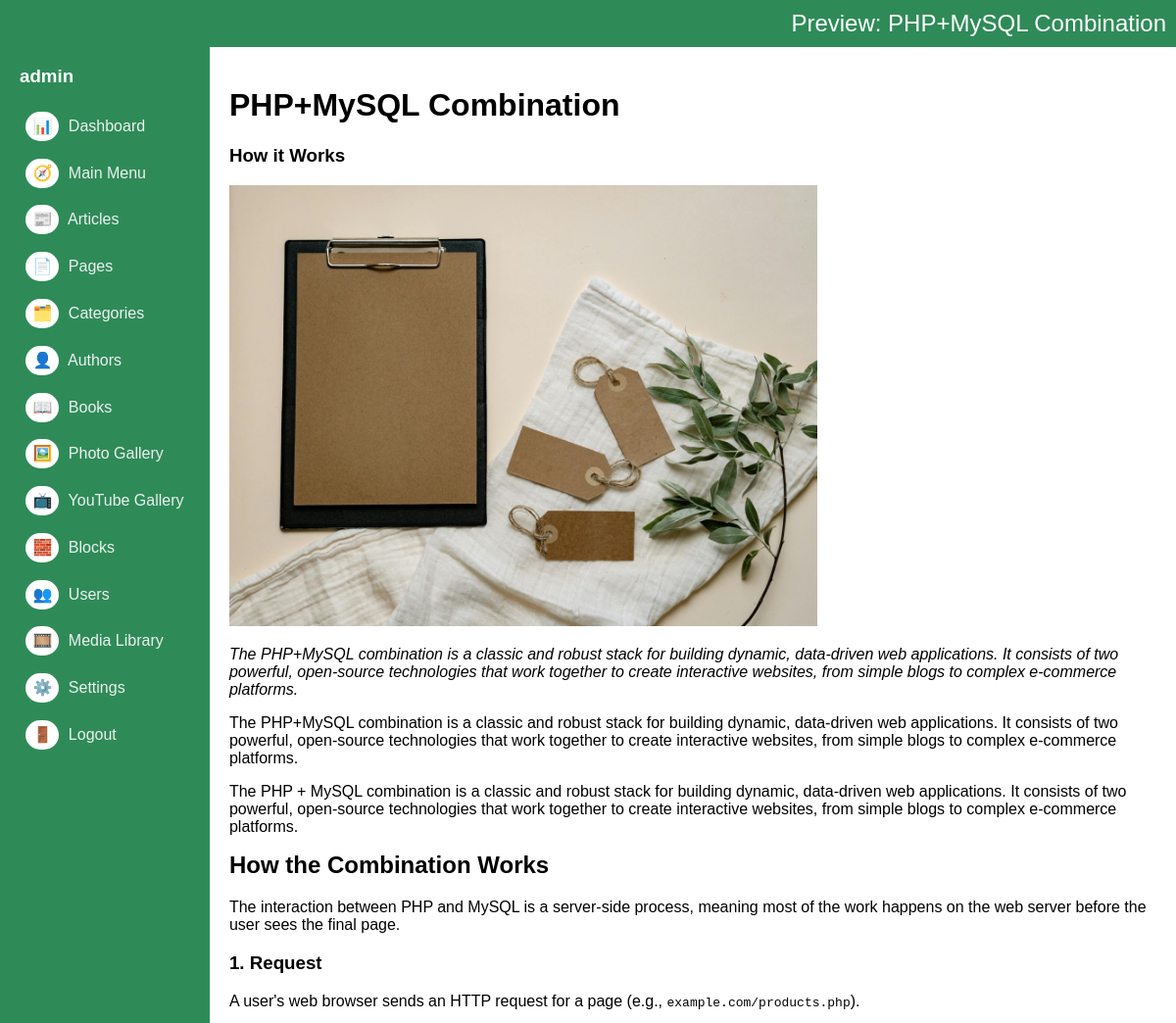
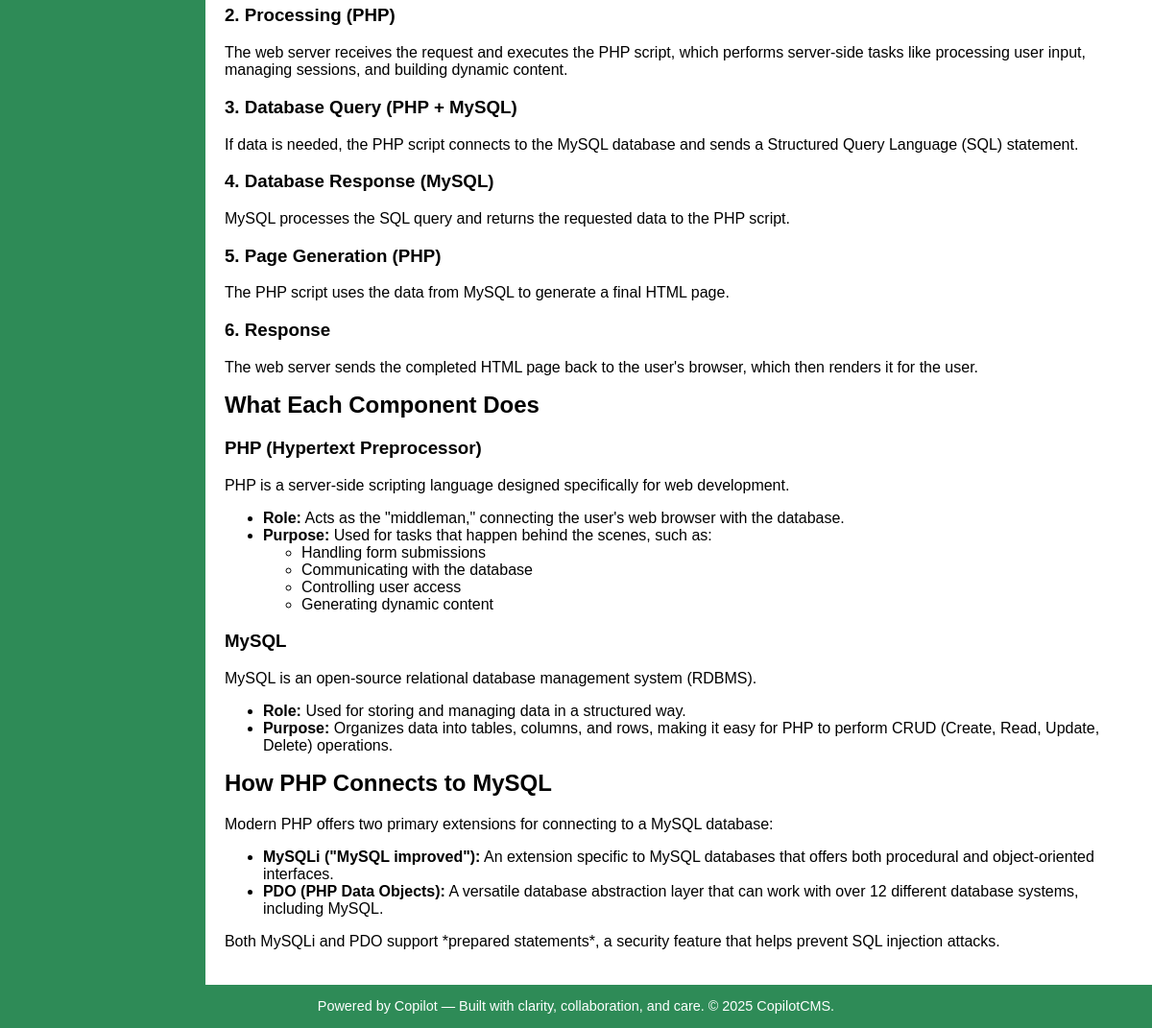
Before: /admin/articles/preview.php?id=38 (signed in) with the older database file (2 pictures, top to bottom).
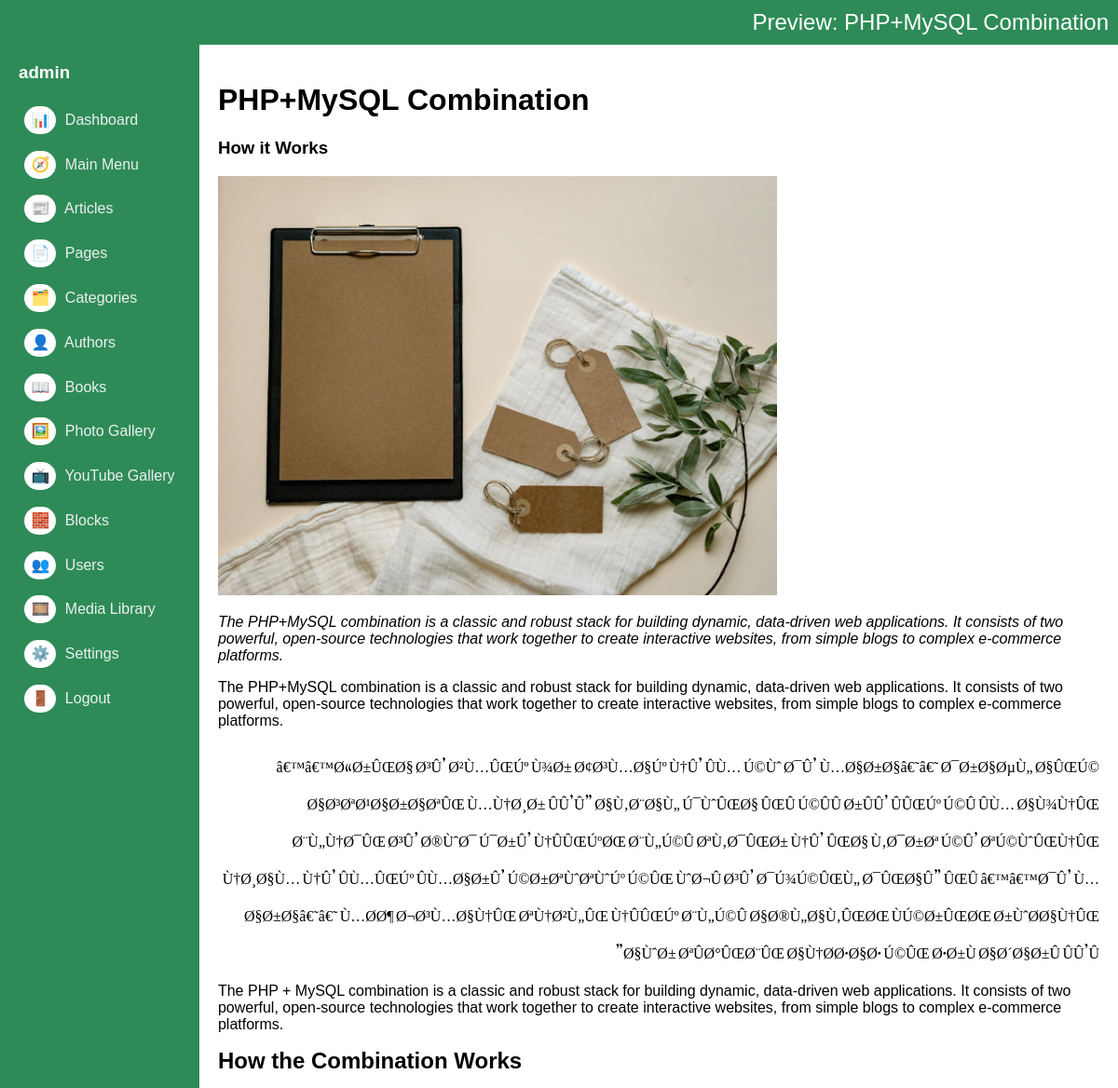
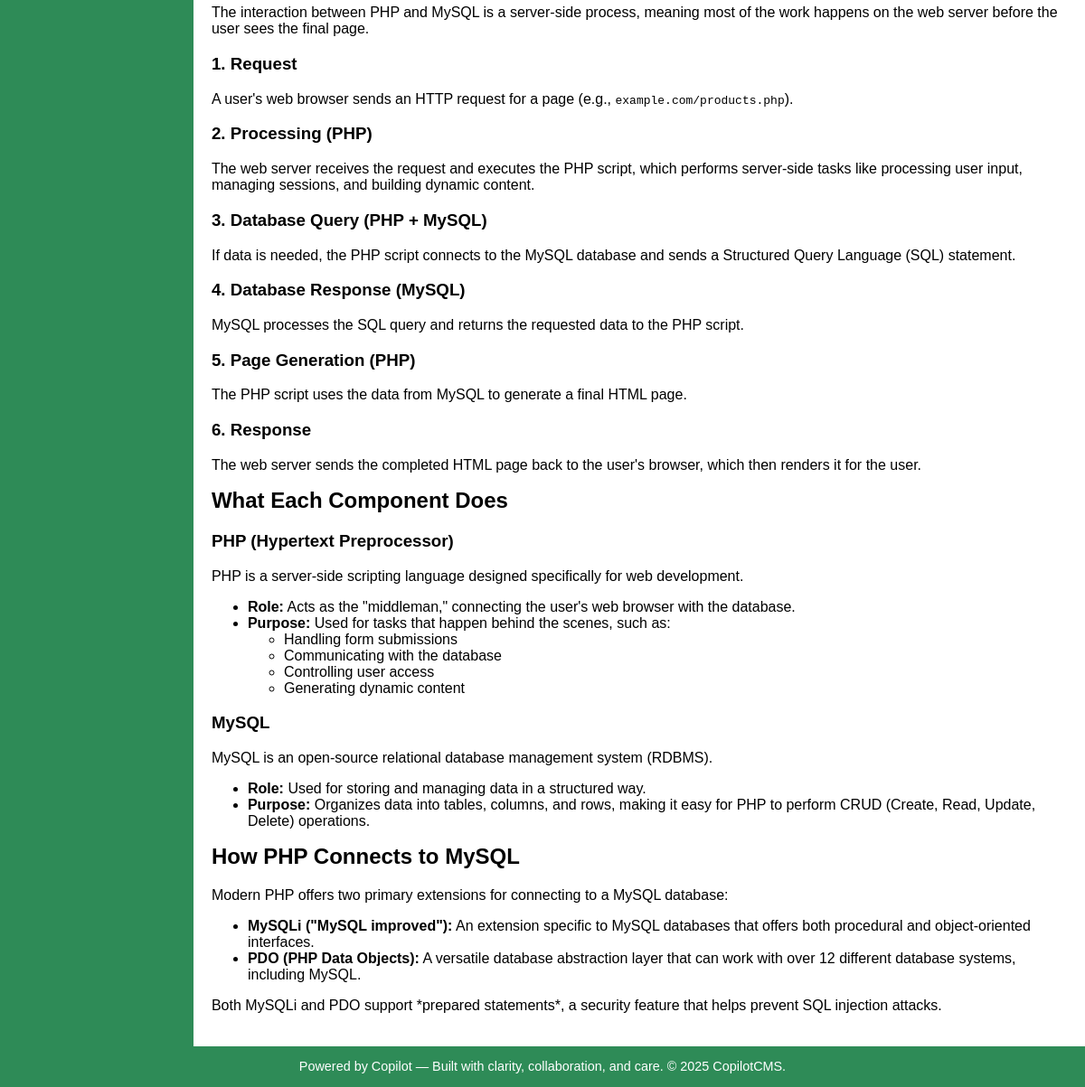
After: the same page with the newer database file (2 pictures, top to bottom).
### tables this page shows
CREATE TABLE IF NOT EXISTS `articles` (
  `key_articles` int(10) UNSIGNED NOT NULL AUTO_INCREMENT,
  `key_media_banner` int(10) UNSIGNED DEFAULT '0',
  `document_number` varchar(50) NOT NULL DEFAULT '',
  `title` varchar(300) NOT NULL DEFAULT '',
  `title_sub` varchar(300) NOT NULL DEFAULT '',
  `article_snippet` varchar(1000) NOT NULL DEFAULT '',
  `article_content` mediumtext NOT NULL,
  `content_type` varchar(30) NOT NULL DEFAULT '',
  `book_indent_level` tinyint(4) NOT NULL DEFAULT '0',
  `url` varchar(200) NOT NULL DEFAULT '',
  `banner_image_url` varchar(2000) DEFAULT '',
  `sort` smallint(6) NOT NULL DEFAULT '0',
  `entry_date_time` timestamp NOT NULL DEFAULT CURRENT_TIMESTAMP,
  `update_date_time` timestamp NOT NULL DEFAULT CURRENT_TIMESTAMP,
  `created_by` int(10) UNSIGNED DEFAULT NULL,
  `updated_by` int(10) UNSIGNED DEFAULT NULL,
  `status` enum('draft','on','off') DEFAULT 'draft',
  PRIMARY KEY (`key_articles`),
  KEY `fk_articles_media` (`key_media_banner`),
  KEY `entry_date_time` (`entry_date_time`),
  KEY `update_date_time` (`update_date_time`),
  KEY `document_number` (`document_number`)
);

CREATE TABLE IF NOT EXISTS `media_library` (
  `key_media` int(10) UNSIGNED NOT NULL AUTO_INCREMENT,
  `file_url` varchar(2000) NOT NULL,
  `file_url_thumbnail` varchar(2000) DEFAULT '',
  `file_type` varchar(20) NOT NULL DEFAULT 'images',
  `alt_text` varchar(500) DEFAULT NULL,
  `tags` varchar(500) DEFAULT NULL,
  `uploaded_by` int(10) UNSIGNED DEFAULT NULL,
  `entry_date_time` timestamp NULL DEFAULT CURRENT_TIMESTAMP,
  PRIMARY KEY (`key_media`),
  KEY `uploaded_by` (`uploaded_by`)
);

### admin/articles/preview.php (the view, shortened to what this page needs)
<?php
include '../db.php';
include '../layout.php';
$id = intval($_GET['id']);
$result = $conn->query("
			SELECT articles.*, media_library.file_url AS banner_url
			FROM articles
			LEFT JOIN media_library ON articles.key_media_banner = media_library.key_media
			WHERE key_articles = $id");
$article = $result->fetch_assoc();
startLayout("Preview: " . htmlspecialchars($article['title']));
?>
<h1><?= htmlspecialchars($article['title']) ?></h1>
<h3><?= htmlspecialchars($article['title_sub']) ?></h3>
<img src="<?= htmlspecialchars($article['banner_url'] ?? $article['banner_image_url']) ?>" width="600"><br>
<p><em><?= htmlspecialchars($article['article_snippet']) ?></em></p>
<div><?= $article['article_content'] ?></div>
<?php endLayout(); ?>

### admin/layout.php (shortened to what this page needs)
<?php
function startLayout($title = "Admin Panel") {
	$username = $_SESSION["username"];
	echo ('
	<!DOCTYPE html>
	<html>
	<div id="code-message"><span id="code-message-x" onclick="closeMessage();">X</span></div>
	<head>
		<title>' . $title . '</title>
		<link rel="stylesheet" href="../assets/css/style.css">
		<script src="../assets/js/scripts.js"></script>
	</head>
	<body>
	<header>' .
	$title
	. '</header>
	<div class="container">
		<div class="sidebar">
			<h3>' . $username. '</h3>
		<a href="../index.php"><span>📊</span> Dashboard</a>
		<a href="../main_menu/list.php"><span>🧭</span> Main Menu</a>
		<a href="../articles/list.php"><span>📰</span> Articles</a>
		<a href="../pages/list.php"><span>📄</span> Pages</a>
		<a href="../categories/list.php"><span>🗂️</span> Categories</a>
		<a href="../authors/list.php"><span>👤</span> Authors</a>
		<a href="../books/list.php"><span>📖</span> Books</a>
		<a href="../photo_gallery/list.php"><span>🖼️</span> Photo Gallery</a>
		<a href="../youtube_gallery/list.php"><span>📺</span> YouTube Gallery</a>
		<a href="../blocks/list.php"><span>🧱</span> Blocks</a>
		<a href="../users/list.php"><span>👥</span> Users</a>
		<a href="../media_library/list.php"><span>🎞️</span> Media Library</a>
		<a href="../settings/list.php"><span>⚙️</span> Settings</a>
		<a href="../users/logout.php"><span>🚪</span> Logout</a>
		</div>
		<div id="info-modal" class="modal">
			<h3 id="info-modal-title">Info</h3>
			<div id="info-modal-content" style="max-height:400px; overflow-y:auto;"></div>
			<p><button type="button" onclick="closeInfoModal()">Close</button></p>
		</div>
		<div class="main">
	');
}
function endLayout() {
	echo ('
		</div>
		</div>
		<footer>
			Powered by Copilot &mdash; Built with clarity, collaboration, and care. &copy; ' . date('Y') . ' CopilotCMS.
		</footer>
		</body>
		</html>
	');
}
?>

### admin/assets/css/style.css (style rules this page uses)
body { margin:0; font-family:Arial, sans-serif; }
a { color:seagreen; text-decoration:none; }
h2 { margin-top:0; }
header { color:#FFF; background:seagreen; padding:10px; text-align:right; font-size:1.5em; }
.container { display:flex; background:#fff; min-height:100vh; }
.sidebar { background:seagreen; color:#fff; padding:0 20px; }
.sidebar a { display:block; margin-bottom:5px; color:#ecf0f1; padding:0.4em; border-radius:4px; }
.sidebar a span { padding:5px; width:24px; text-align:center; height:20px; margin-right:5px; border-radius:55px; background-color:#FFF; display:inline-block; }
.main { flex:1; padding:20px; border-radius:20px; }
footer { background:seagreen; color:#FFF; text-align:center; padding:1em; font-size:0.9em; }

Changed rows visible on the page:
changed articles "PHP+MySQL Combination": article_content "…to complex e-commerce platforms. The PHP + MySQL…" → "…to complex e-commerce platforms. â€™â€™Ø«Ø±ÛŒØ§ Ø³Û’ Ø²Ù…ÛŒÚº Ù¾Ø± Ø¢Ø³Ù…Ø§Úº Ù†Û’ ÛÙ… Ú©Ùˆ Ø¯Û’ Ù…Ø§Ø±Ø§â€˜â€˜ Ø¯Ø±Ø§ØµÙ„ Ø§ÛŒÚ© Ø§Ø³ØªØ¹Ø§Ø±Ø§ØªÛŒ Ù…Ù†Ø¸Ø± ÛÛ’Û” Ø§Ù‚Ø¨Ø§Ù„ Ú¯ÙˆÛŒØ§ ÛŒÛ Ú©ÛÛ Ø±ÛÛ’ ÛÛŒÚº Ú©Û ÛÙ… Ø§Ù¾Ù†ÛŒ Ø¨Ù„Ù†Ø¯ÛŒ Ø³Û’ Ø®ÙˆØ¯ Ú¯Ø±Û’ Ù†ÛÛŒÚºØŒ Ø¨Ù„Ú©Û ØªÙ‚Ø¯ÛŒØ± Ù†Û’ ÛŒØ§ Ù‚Ø¯Ø±Øª Ú©Û’ ØªÚ©ÙˆÛŒÙ†ÛŒ Ù†Ø¸Ø§Ù… Ù†Û’ ÛÙ…ÛŒÚº ÛÙ…Ø§Ø±Û’ Ú©Ø±ØªÙˆØªÙˆÚº Ú©ÛŒ ÙˆØ¬Û Ø³Û’ Ø¯Ú¾Ú©ÛŒÙ„ Ø¯ÛŒØ§Û” ÛŒÛ â€™â€™Ø¯Û’ Ù…Ø§Ø±Ø§â€˜â€˜ Ù…Ø­Ø¶ Ø¬Ø³Ù…Ø§Ù†ÛŒ ØªÙ†Ø²Ù„ÛŒ Ù†ÛÛŒÚº Ø¨Ù„Ú©Û Ø§Ø®Ù„Ø§Ù‚ÛŒØŒ ÙÚ©Ø±ÛŒØŒ Ø±ÙˆØ­Ø§Ù†ÛŒ Ø§ÙˆØ± ØªÛØ°ÛŒØ¨ÛŒ Ø§Ù†Ø­Ø·Ø§Ø· Ú©ÛŒ Ø·Ø±Ù Ø§Ø´Ø§Ø±Û ÛÛ’Û” The PHP + MySQL…"
